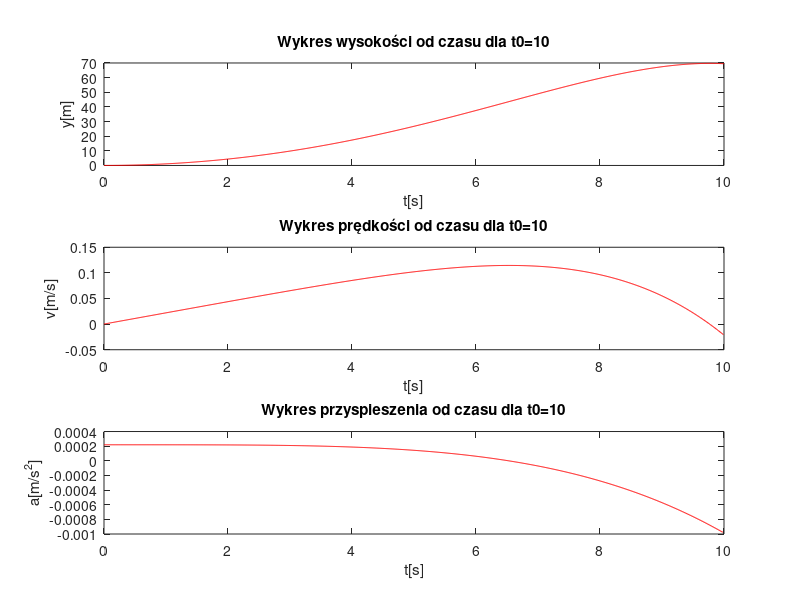
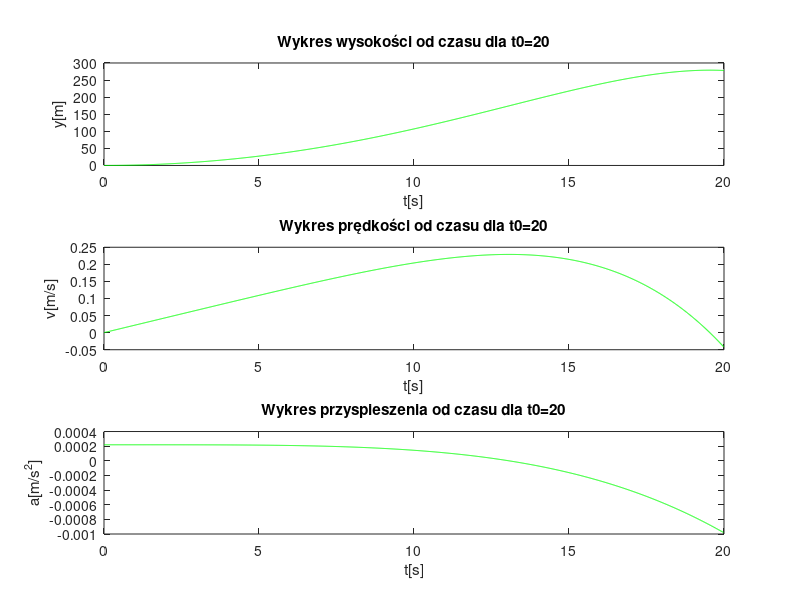
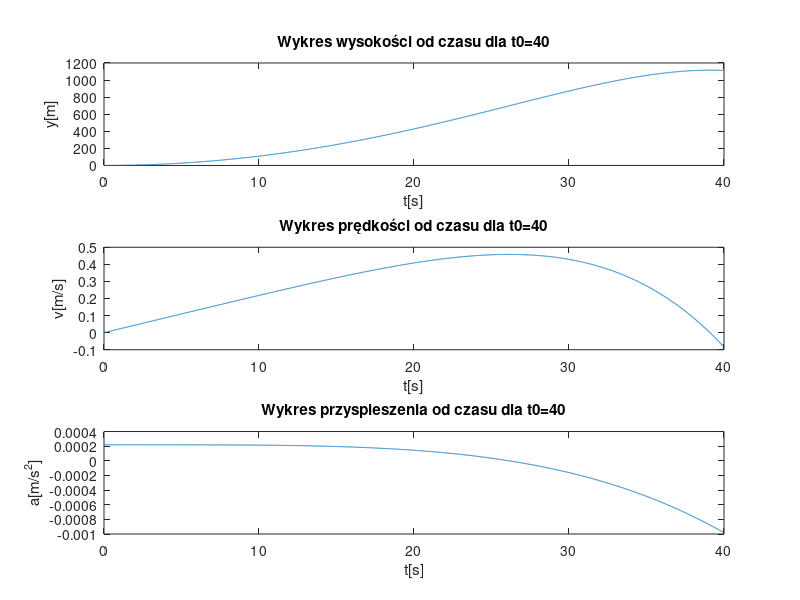

The MATLAB source for these figures, in order:
%Oskar Chrostowski lista 9
clear all
%Podpunkt A
a0=12;
t0=10;
t01=20;
t02=40;
t= 0:0.01:t0;
t1=0:0.01:t01;
t2=0:0.01:t02;
g=9.81;

y=(1/2)*(a0-g).*t.^2-(a0.*t.^6)/(30.*t0^4);
y1=(1/2)*(a0-g).*t1.^2-(a0.*t1.^6)/(30.*t01^4);
y2=(1/2)*(a0-g).*t2.^2-(a0.*t2.^6)/(30.*t02^4);

v=diff(y);
v1=diff(y1);
v2=diff(y2);

a=diff(v);
a1=diff(v1);
a2=diff(v2);

hold on
subplot(3,1,1)
plot(t,y,"r")
title("Wykres wysokości od czasu dla t0=10")
xlabel("t[s]")
ylabel("y[m]")
subplot(3,1,2)
plot(t(1:(end-1)),v,"r")
title("Wykres prędkości od czasu dla t0=10")
xlabel("t[s]")
ylabel("v[m/s]")
subplot(3,1,3)
plot(t(1:(end-2)),a,"r")
title("Wykres przyspieszenia od czasu dla t0=10")
xlabel("t[s]")
ylabel("a[m/s^2]")
hold off

hold on
figure
subplot(3,1,1)
plot(t1,y1,"g")
title("Wykres wysokości od czasu dla t0=20")
xlabel("t[s]")
ylabel("y[m]")
subplot(3,1,2)
plot(t1(1:(end-1)),v1,"g")
title("Wykres prędkości od czasu dla t0=20")
xlabel("t[s]")
ylabel("v[m/s]")
subplot(3,1,3)
plot(t1(1:(end-2)),a1,"g")
title("Wykres przyspieszenia od czasu dla t0=20")
xlabel("t[s]")
ylabel("a[m/s^2]")
hold off

hold on
figure
subplot(3,1,1)
plot(t2,y2)
title("Wykres wysokości od czasu dla t0=40")
xlabel("t[s]")
ylabel("y[m]")
subplot(3,1,2)
plot(t2(1:(end-1)),v2)
title("Wykres prędkości od czasu dla t0=40")
xlabel("t[s]")
ylabel("v[m/s]")
subplot(3,1,3)
plot(t2(1:(end-2)),a2)
title("Wykres przyspieszenia od czasu dla t0=40")
xlabel("t[s]")
ylabel("a[m/s^2]")
hold off


